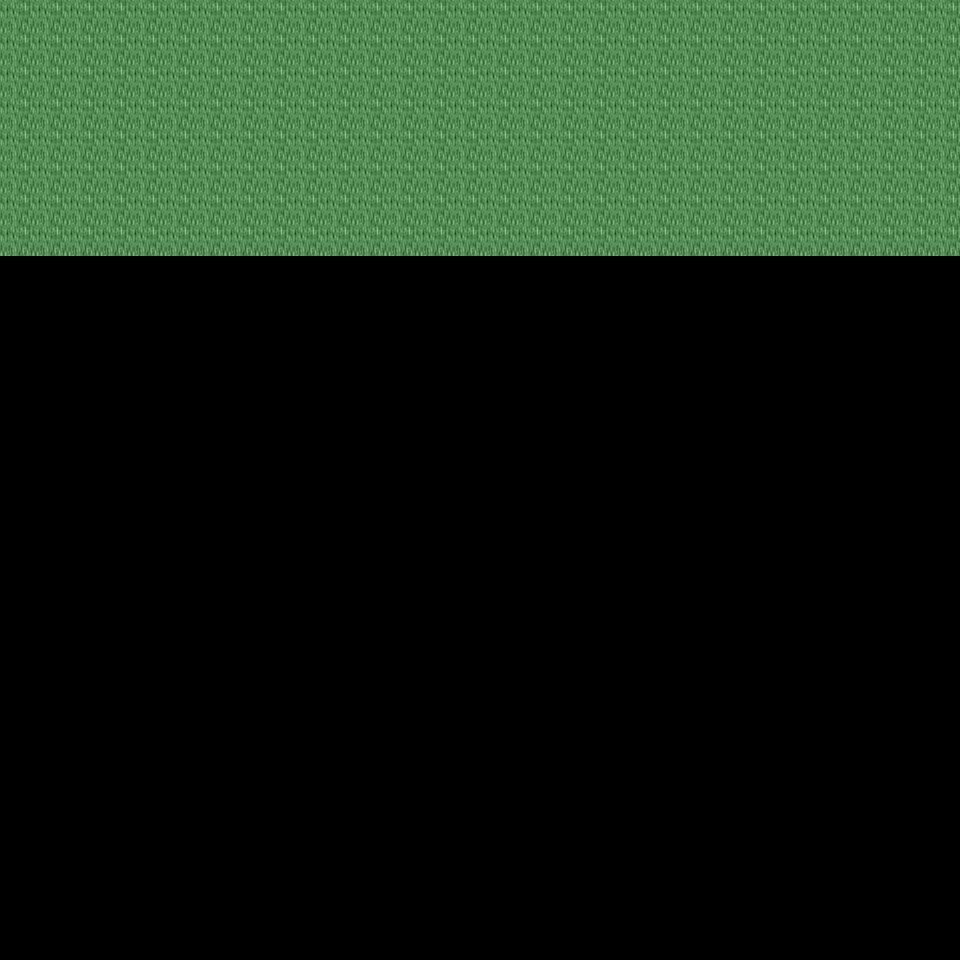

Tiled map render using the project's own tile images. Description and the map definition, with tile-layer contents summarised, below:
An orthogonal 30x30 tile map with 32x32 px tiles, 6 tile layers (Ground, Object, Object2, Above, ...), 27 tilesets and 3 objects (3x mapExit).

<map version="1.0" orientation="orthogonal" renderorder="right-down" width="30" height="30" tilewidth="32" tileheight="32" nextobjectid="4">
  <tileset firstgid="1" name="tileset_ground_ground" tilewidth="32" tileheight="32" tilecount="33" columns="3">
    <image source="../drawable/tileset_ground_ground.png" width="96" height="352" />
  </tileset>
  <tileset firstgid="34" name="tileset_ground_brown_paving" tilewidth="32" tileheight="32" tilecount="2" columns="2">
    <image source="../drawable/tileset_ground_brown_paving.png" width="64" height="32" />
  </tileset>
  <tileset firstgid="36" name="tileset_ground_water_water_bubbles" tilewidth="32" tileheight="32" tilecount="32" columns="8">
    <image source="../drawable/tileset_ground_water_water_bubbles.png" width="256" height="128" />
  </tileset>
  <tileset firstgid="68" name="tileset_ground_grass_edges" tilewidth="32" tileheight="32" tilecount="36" columns="12">
    <image source="../drawable/tileset_ground_grass_edges.png" width="384" height="96" />
  </tileset>
  <tileset firstgid="104" name="tileset_ground_ridge_earth_dark" tilewidth="32" tileheight="32" tilecount="96" columns="12">
    <image source="../drawable/tileset_ground_ridge_earth_dark.png" width="384" height="256" />
  </tileset>
  <tileset firstgid="200" name="tileset_plant_flower_daisy_red" tilewidth="32" tileheight="32" tilecount="8" columns="2">
    <image source="../drawable/tileset_plant_flower_daisy_red.png" width="64" height="128" />
  </tileset>
  <tileset firstgid="208" name="tileset_plant_grasses" tilewidth="32" tileheight="32" tilecount="6" columns="3">
    <image source="../drawable/tileset_plant_grasses.png" width="96" height="64" />
  </tileset>
  <tileset firstgid="214" name="tileset_plant_flower_daisy_white" tilewidth="32" tileheight="32" tilecount="8" columns="2">
    <image source="../drawable/tileset_plant_flower_daisy_white.png" width="64" height="128" />
  </tileset>
  <tileset firstgid="222" name="tileset_plant_leaves" tilewidth="32" tileheight="32" tilecount="8" columns="4">
    <image source="../drawable/tileset_plant_leaves.png" width="128" height="64" />
  </tileset>
  <tileset firstgid="230" name="tileset_ground_grass_corners" tilewidth="32" tileheight="32" tilecount="24" columns="6">
    <image source="../drawable/tileset_ground_grass_corners.png" width="192" height="128" />
  </tileset>
  <tileset firstgid="254" name="tileset_plant_flower_daisy_blue" tilewidth="32" tileheight="32" tilecount="8" columns="2">
    <image source="../drawable/tileset_plant_flower_daisy_blue.png" width="64" height="128" />
  </tileset>
  <tileset firstgid="262" name="tileset_building_fence_fence_chunky" tilewidth="32" tileheight="32" tilecount="21" columns="3">
    <image source="../drawable/tileset_building_fence_fence_chunky.png" width="96" height="224" />
  </tileset>
  <tileset firstgid="283" name="tileset_ground_rock_pebbles" tilewidth="32" tileheight="32" tilecount="3" columns="1">
    <image source="../drawable/tileset_ground_rock_pebbles.png" width="32" height="96" />
  </tileset>
  <tileset firstgid="286" name="tileset_plant_tree_tree_darkgreen" tilewidth="32" tileheight="32" tilecount="88" columns="8">
    <image source="../drawable/tileset_plant_tree_tree_darkgreen.png" width="256" height="352" />
  </tileset>
  <tileset firstgid="374" name="tileset_plant_bush_bushes" tilewidth="32" tileheight="32" tilecount="10" columns="5">
    <image source="../drawable/tileset_plant_bush_bushes.png" width="160" height="64" />
  </tileset>
  <tileset firstgid="384" name="tileset_logic_creature_rodent" tilewidth="32" tileheight="32" tilecount="8" columns="8">
    <image source="../drawable/tileset_logic_creature_rodent.png" width="256" height="32" />
  </tileset>
  <tileset firstgid="392" name="tileset_logic_item_corn" tilewidth="32" tileheight="32" tilecount="5" columns="5">
    <image source="../drawable/tileset_logic_item_corn.png" width="160" height="32" />
  </tileset>
  <tileset firstgid="397" name="tileset_logic_item_resources" tilewidth="32" tileheight="32" tilecount="6" columns="6">
    <image source="../drawable/tileset_logic_item_resources.png" width="192" height="32" />
  </tileset>
  <tileset firstgid="403" name="tileset_logic_creature_gnome" tilewidth="32" tileheight="32" tilecount="6" columns="6">
    <image source="../drawable/tileset_logic_creature_gnome.png" width="192" height="32" />
  </tileset>
  <tileset firstgid="409" name="tileset_logic_item_mushroom" tilewidth="32" tileheight="32" tilecount="6" columns="6">
    <image source="../drawable/tileset_logic_item_mushroom.png" width="192" height="32" />
  </tileset>
  <tileset firstgid="415" name="tileset_logic_item_sheepfood" tilewidth="32" tileheight="32" tilecount="1" columns="1">
    <image source="../drawable/tileset_logic_item_sheepfood.png" width="32" height="32" />
  </tileset>
  <tileset firstgid="416" name="tileset_logic_creature_animal" tilewidth="32" tileheight="32" tilecount="32" columns="8">
    <image source="../drawable/tileset_logic_creature_animal.png" width="256" height="128" />
  </tileset>
  <tileset firstgid="448" name="tileset_logic_item_vegetable" tilewidth="32" tileheight="32" tilecount="16" columns="8">
    <image source="../drawable/tileset_logic_item_vegetable.png" width="256" height="64" />
  </tileset>
  <tileset firstgid="464" name="tileset_logic_collision" tilewidth="32" tileheight="32" tilecount="1" columns="1">
    <image source="../drawable/tileset_logic_collision.png" width="32" height="32" />
  </tileset>
  <tileset firstgid="465" name="tileset_logic_item_herb" tilewidth="32" tileheight="32" tilecount="5" columns="5">
    <image source="../drawable/tileset_logic_item_herb.png" width="160" height="32" />
  </tileset>
  <tileset firstgid="470" name="tileset_ground_green_paving" tilewidth="32" tileheight="32" tilecount="18" columns="3">
    <image source="../drawable/tileset_ground_green_paving.png" width="96" height="192" />
  </tileset>
  <tileset firstgid="488" name="tileset_logic_creature_reptile" tilewidth="32" tileheight="32" tilecount="7" columns="7">
    <image source="../drawable/tileset_logic_creature_reptile.png" width="224" height="32" />
  </tileset>
  <layer name="Ground" width="30" height="30">
    <data>[900 cells, 240 non-empty, 1 distinct tile ids]</data>
  </layer>
  <layer name="Object" width="30" height="30">
    <data>[900 cells, 0 non-empty, 0 distinct tile ids]</data>
  </layer>
  <layer name="Object2" width="30" height="30">
    <data>[900 cells, 0 non-empty, 0 distinct tile ids]</data>
  </layer>
  <layer name="Above" width="30" height="30">
    <data>[900 cells, 0 non-empty, 0 distinct tile ids]</data>
  </layer>
  <layer name="Above2" width="30" height="30">
    <data>[900 cells, 0 non-empty, 0 distinct tile ids]</data>
  </layer>
  <layer name="Walkable" width="30" height="30">
    <data>[900 cells, 0 non-empty, 0 distinct tile ids]</data>
  </layer>
  <objectgroup name="MapEvents">
    <object id="1" name="north" type="mapExit" x="0" y="0" width="960" height="32">
      <properties>
        <property name="map" value="level_0_x73_y28" />
        <property name="x" value="0" />
        <property name="y" value="28" />
      </properties>
    </object>
    <object id="2" name="west" type="mapExit" x="0" y="0" width="32" height="960">
      <properties>
        <property name="map" value="level_0_x72_y29" />
        <property name="x" value="28" />
        <property name="y" value="0" />
      </properties>
    </object>
    <object id="3" name="east" type="mapExit" x="928" y="0" width="32" height="960">
      <properties>
        <property name="map" value="level_0_x74_y29" />
        <property name="x" value="1" />
        <property name="y" value="0" />
      </properties>
    </object>
  </objectgroup>
</map>
